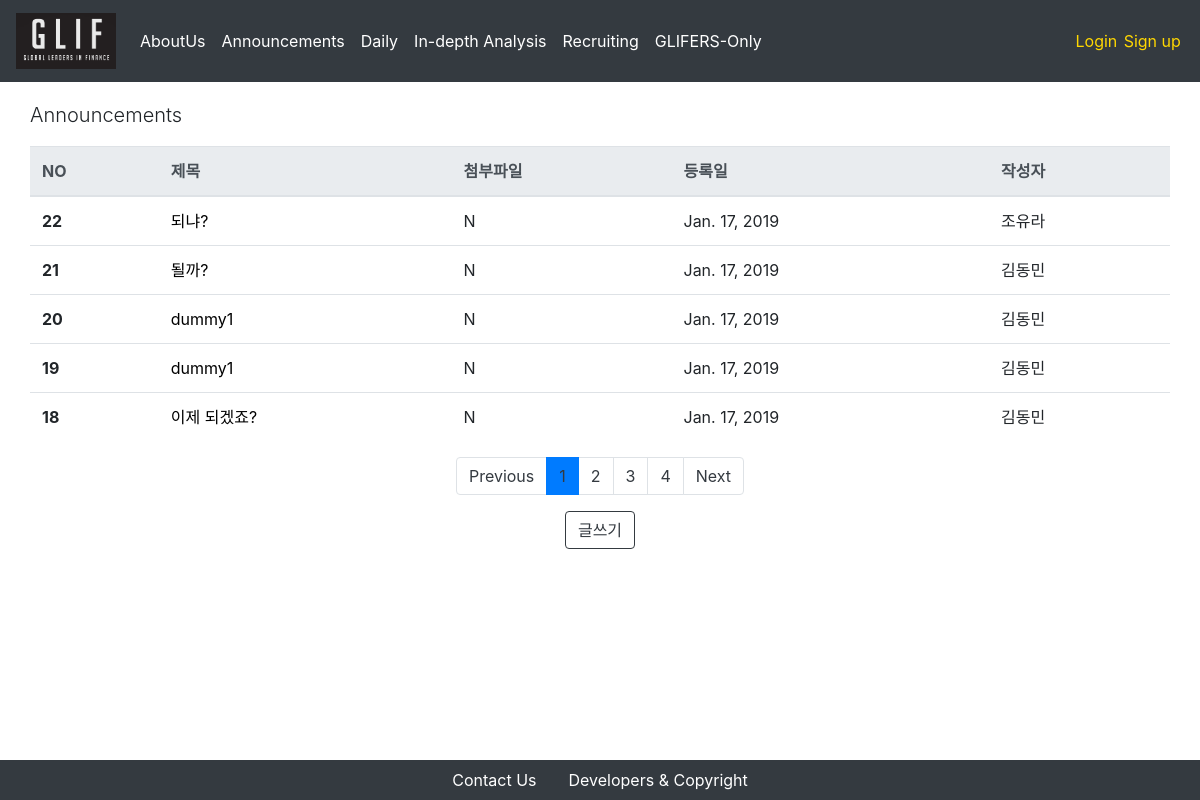
The page /announcement/ on the database as committed earlier.
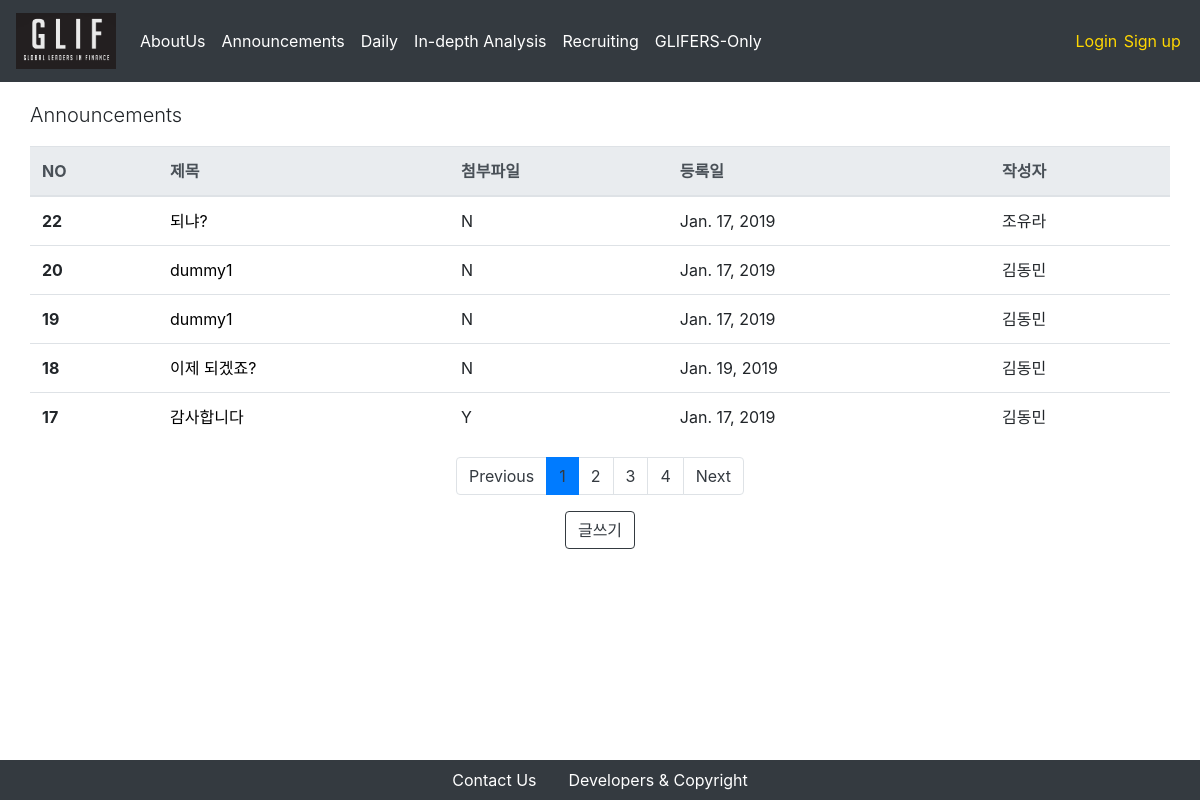
The same page on the database as committed later.
### announcement/models.py (models this page shows, shortened)
class Post(models.Model):
    title = models.CharField(max_length = 250)
    attached_file = models.FileField(upload_to = 'announcement_attached_files/%Y/%m/%d/', blank = True, null = True)
    written_date = models.DateField(auto_now = True)
    writer = models.ForeignKey(CustomUser, on_delete = models.CASCADE, related_name = "announcement_writer")
    content = models.TextField(max_length= 5000)

### users/models.py (models this page shows)
class CustomUser(AbstractUser):
    name_en = models.CharField(max_length = 250)
    name_kr = models.CharField(max_length = 250)
    birthdate = models.DateField(default = "2000-01-01")
    phonenumber = models.CharField(max_length = 250)
    self_intro = models.TextField(max_length = 1000)
    workplace = models.CharField(max_length = 250, default = '')
    profile_img = models.FileField(upload_to = 'profiles/%Y/%m/%d/')
    glif_OB = 'OB'
    glif_1st = '1기'
    glif_2nd = '2기'
    glif_3rd = '3기'
    glif_4th = '4기'
    nth_CHOICES = (
        (glif_OB, 'OB'),
        (glif_1st, '1기'),
        (glif_2nd, '2기'),
        (glif_3rd, '3기'),
        (glif_4th, '4기'),
    )
    year_in_school = models.CharField(
        max_length=2,
        choices=nth_CHOICES,
        default=glif_4th,
    )
    def __str__(self):
        return self.name_kr

### announcement/views.py (the view)
# urls.py: path('', PostListView.as_view(), name='announcement-index'),
class PostListView(ListView):
    model = Post
    template_name = 'announcement/index.html'
    context_object_name = "posts"
    paginate_by = 5
    block_size = 5 # 하단의 페이지 목록 수
    def get_queryset(self):
        order_by_recent_time = Post.objects.all().order_by("-pk")
        return order_by_recent_time
    def get_context_data(self, **kwargs):
        context = super(PostListView, self).get_context_data(**kwargs)
        block_size = 5 # 하단의 페이지 목록 수
        start_index = int((context['page_obj'].number - 1) / self.block_size) * self.block_size
        end_index = min(start_index + self.block_size, len(context['paginator'].page_range))
        context['page_range'] = context['paginator'].page_range[start_index:end_index]
        return context

### announcement/templates/announcement/index.html
{% extends 'setups/base.html' %}
{% block body %}
<div class = "container">
    <div class = "row">
        <p class = "lead">Announcements</p>
        <table class="table">
            <thead class="thead-light">
                <tr>
                    <th scope="col">NO</th>
                    <th scope="col">제목</th>
                    <th scope="col">첨부파일</th>
                    <th scope="col">등록일</th>
                    <th scope="col">작성자</th>
                </tr>
            </thead>
            <tbody>
                {% for post in posts %}
                    <tr>
                        <th scope="row">{{ post.id }}</th>
                        <td>
                            <a href="/announcement/{{post.pk}}" style = "color:black"> {{ post.title }} </a>
                        </td>
                        {% if post.attached_file != '' %}
                            <td>Y</td>
                        {% else %}
                            <td>N</td>
                        {% endif %}
                        <td>{{ post.written_date }}</td>
                        <td>{{ post.writer }}</td>
                    </tr>
                {% endfor %}
            </tbody>
        </table>
    </div>
    <nav aria-label="Page navigation">
        <ul class="pagination justify-content-center">
            {% if page_obj.has_previous %}
            <li class = "page-item">
                <a class = "page-link" href="?page={{ page_obj.previous_page_number }}" aria-label="Previous">
                Previous
                </a>
            </li>
            {% else %}
            <li class="page-item"><a class="page-link" href="#" tabindex="-1" aria-disabled="true">Previous</a></li>
            {% endif %}
            {% for i in page_range %}
            {% if page_obj.number == i %}
                <li class = "active page-item"><a class="page-link" href="#">{{i}}</a></li>
            {% else %}
                <li class = "page-item"><a class = "page-link" href="?page={{ i }}">{{ i }}</a></li>
            {% endif %}
            {% endfor %}
            {% if page_obj.has_next %}
            <li class = "page-item">
                <a class = "page-link" href="?page={{ page_obj.next_page_number }}" aria-label="Next">
                    Next
                </a>
            </li>
            {% else %}
            <li class="page-item">
                <a class="page-link" href="#">Next</a>
            </li>
            {% endif %}
        </ul>
    </nav>
    <div class = "row align-items-center justify-content-center">
        <button type="button" class="btn btn-outline-dark" onclick="location.href = '/announcement/new'">글쓰기</button>
    </div>
</div>
{% endblock %}

Rows that differ between the two databases and show on the page:
removed Post: id "21", title "될까?", attached_file "N", written_date "Jan. 17, 2019", writer "김동민"
changed Post "이제 되겠죠?": written_date "Jan. 17, 2019" → "Jan. 19, 2019"
now on this page (row unchanged): Post: id "17", title "감사합니다", shows "Y", written_date "Jan. 17, 2019", writer "김동민"
